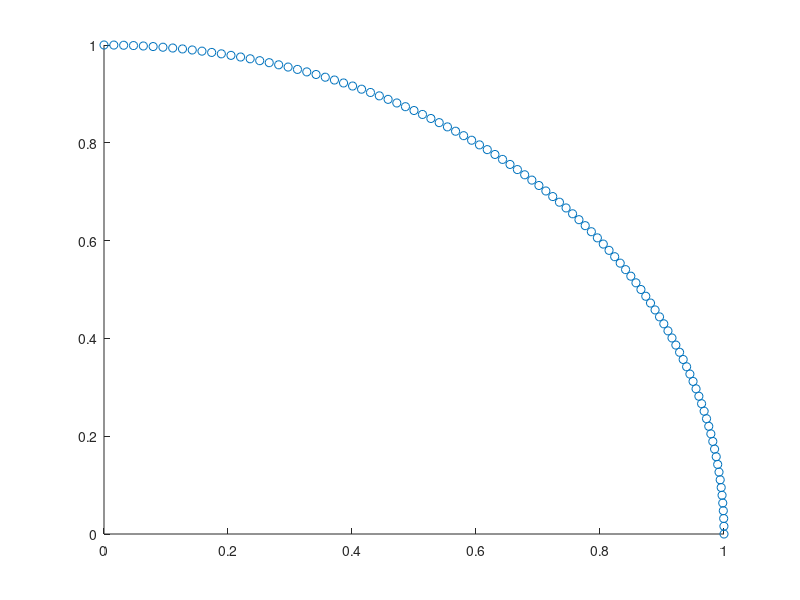

Write MATLAB code to recreate this figure.

%%
num_point = 100;
 sep = pi/(2 *(num_point-1));
            pf = [1, 0];
            
            deg = 0;
            for i = 1:num_point-1
                one = [cos(deg + i * sep), sin(deg + i * sep)];
                pf = [pf; one];
            end
            

scatter(pf(:, 1), pf(:,2)); drawnow;
